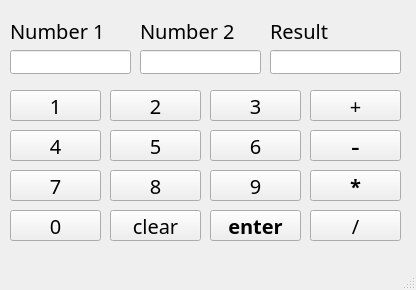
<?xml version="1.0" encoding="UTF-8"?>
<ui version="4.0">
 <class>MainWindow</class>
 <widget class="QMainWindow" name="MainWindow">
  <property name="geometry">
   <rect>
    <x>0</x>
    <y>0</y>
    <width>416</width>
    <height>290</height>
   </rect>
  </property>
  <property name="windowTitle">
   <string>MainWindow</string>
  </property>
  <widget class="QWidget" name="centralwidget">
   <widget class="QLabel" name="labelNum1">
    <property name="geometry">
     <rect>
      <x>10</x>
      <y>10</y>
      <width>101</width>
      <height>41</height>
     </rect>
    </property>
    <property name="font">
     <font>
      <family>Segoe UI Variable Small Semibol</family>
      <pointsize>15</pointsize>
     </font>
    </property>
    <property name="text">
     <string>Number 1</string>
    </property>
   </widget>
   <widget class="QLabel" name="labelNum2">
    <property name="geometry">
     <rect>
      <x>140</x>
      <y>10</y>
      <width>101</width>
      <height>41</height>
     </rect>
    </property>
    <property name="font">
     <font>
      <family>Segoe UI Variable Small Semibol</family>
      <pointsize>15</pointsize>
     </font>
    </property>
    <property name="text">
     <string>Number 2</string>
    </property>
   </widget>
   <widget class="QLabel" name="labelResult">
    <property name="geometry">
     <rect>
      <x>270</x>
      <y>20</y>
      <width>61</width>
      <height>21</height>
     </rect>
    </property>
    <property name="font">
     <font>
      <family>Segoe UI Variable Small Semibol</family>
      <pointsize>15</pointsize>
     </font>
    </property>
    <property name="text">
     <string>Result</string>
    </property>
   </widget>
   <widget class="QLineEdit" name="num1">
    <property name="geometry">
     <rect>
      <x>10</x>
      <y>50</y>
      <width>121</width>
      <height>24</height>
     </rect>
    </property>
   </widget>
   <widget class="QLineEdit" name="num2">
    <property name="geometry">
     <rect>
      <x>140</x>
      <y>50</y>
      <width>121</width>
      <height>24</height>
     </rect>
    </property>
   </widget>
   <widget class="QLineEdit" name="result">
    <property name="geometry">
     <rect>
      <x>270</x>
      <y>50</y>
      <width>131</width>
      <height>24</height>
     </rect>
    </property>
   </widget>
   <widget class="QPushButton" name="N1">
    <property name="geometry">
     <rect>
      <x>10</x>
      <y>90</y>
      <width>91</width>
      <height>31</height>
     </rect>
    </property>
    <property name="font">
     <font>
      <family>Segoe UI Variable Small Semibol</family>
      <pointsize>15</pointsize>
     </font>
    </property>
    <property name="text">
     <string>1</string>
    </property>
   </widget>
   <widget class="QPushButton" name="N4">
    <property name="geometry">
     <rect>
      <x>10</x>
      <y>130</y>
      <width>91</width>
      <height>31</height>
     </rect>
    </property>
    <property name="font">
     <font>
      <family>Segoe UI Variable Small Semibol</family>
      <pointsize>15</pointsize>
     </font>
    </property>
    <property name="text">
     <string>4</string>
    </property>
   </widget>
   <widget class="QPushButton" name="N2">
    <property name="geometry">
     <rect>
      <x>110</x>
      <y>90</y>
      <width>91</width>
      <height>31</height>
     </rect>
    </property>
    <property name="font">
     <font>
      <family>Segoe UI Variable Small Semibol</family>
      <pointsize>15</pointsize>
     </font>
    </property>
    <property name="text">
     <string>2</string>
    </property>
   </widget>
   <widget class="QPushButton" name="N3">
    <property name="geometry">
     <rect>
      <x>210</x>
      <y>90</y>
      <width>91</width>
      <height>31</height>
     </rect>
    </property>
    <property name="font">
     <font>
      <family>Segoe UI Variable Small Semibol</family>
      <pointsize>15</pointsize>
     </font>
    </property>
    <property name="text">
     <string>3</string>
    </property>
   </widget>
   <widget class="QPushButton" name="N5">
    <property name="geometry">
     <rect>
      <x>110</x>
      <y>130</y>
      <width>91</width>
      <height>31</height>
     </rect>
    </property>
    <property name="font">
     <font>
      <family>Segoe UI Variable Small Semibol</family>
      <pointsize>15</pointsize>
     </font>
    </property>
    <property name="text">
     <string>5</string>
    </property>
   </widget>
   <widget class="QPushButton" name="N6">
    <property name="geometry">
     <rect>
      <x>210</x>
      <y>130</y>
      <width>91</width>
      <height>31</height>
     </rect>
    </property>
    <property name="font">
     <font>
      <family>Segoe UI Variable Small Semibol</family>
      <pointsize>15</pointsize>
     </font>
    </property>
    <property name="text">
     <string>6</string>
    </property>
   </widget>
   <widget class="QPushButton" name="N8">
    <property name="geometry">
     <rect>
      <x>110</x>
      <y>170</y>
      <width>91</width>
      <height>31</height>
     </rect>
    </property>
    <property name="font">
     <font>
      <family>Segoe UI Variable Small Semibol</family>
      <pointsize>15</pointsize>
     </font>
    </property>
    <property name="text">
     <string>8</string>
    </property>
   </widget>
   <widget class="QPushButton" name="N9">
    <property name="geometry">
     <rect>
      <x>210</x>
      <y>170</y>
      <width>91</width>
      <height>31</height>
     </rect>
    </property>
    <property name="font">
     <font>
      <family>Segoe UI Variable Small Semibol</family>
      <pointsize>15</pointsize>
     </font>
    </property>
    <property name="text">
     <string>9</string>
    </property>
   </widget>
   <widget class="QPushButton" name="clear">
    <property name="geometry">
     <rect>
      <x>110</x>
      <y>210</y>
      <width>91</width>
      <height>31</height>
     </rect>
    </property>
    <property name="font">
     <font>
      <family>Segoe UI Variable Small Semibol</family>
      <pointsize>15</pointsize>
     </font>
    </property>
    <property name="text">
     <string>clear</string>
    </property>
   </widget>
   <widget class="QPushButton" name="enter">
    <property name="geometry">
     <rect>
      <x>210</x>
      <y>210</y>
      <width>91</width>
      <height>31</height>
     </rect>
    </property>
    <property name="font">
     <font>
      <family>Segoe UI Variable Small Semibol</family>
      <pointsize>15</pointsize>
      <bold>true</bold>
     </font>
    </property>
    <property name="text">
     <string>enter</string>
    </property>
   </widget>
   <widget class="QPushButton" name="add">
    <property name="geometry">
     <rect>
      <x>310</x>
      <y>90</y>
      <width>91</width>
      <height>31</height>
     </rect>
    </property>
    <property name="font">
     <font>
      <family>Segoe UI Variable Small Semibol</family>
      <pointsize>15</pointsize>
     </font>
    </property>
    <property name="text">
     <string>+</string>
    </property>
   </widget>
   <widget class="QPushButton" name="sub">
    <property name="geometry">
     <rect>
      <x>310</x>
      <y>130</y>
      <width>91</width>
      <height>31</height>
     </rect>
    </property>
    <property name="font">
     <font>
      <family>Segoe UI Variable Small Semibol</family>
      <pointsize>20</pointsize>
     </font>
    </property>
    <property name="text">
     <string>-</string>
    </property>
   </widget>
   <widget class="QPushButton" name="mul">
    <property name="geometry">
     <rect>
      <x>310</x>
      <y>170</y>
      <width>91</width>
      <height>31</height>
     </rect>
    </property>
    <property name="font">
     <font>
      <family>Segoe UI Variable Small Semibol</family>
      <pointsize>15</pointsize>
      <bold>true</bold>
     </font>
    </property>
    <property name="text">
     <string>*</string>
    </property>
   </widget>
   <widget class="QPushButton" name="div">
    <property name="geometry">
     <rect>
      <x>310</x>
      <y>210</y>
      <width>91</width>
      <height>31</height>
     </rect>
    </property>
    <property name="font">
     <font>
      <family>Segoe UI Variable Small Semibol</family>
      <pointsize>15</pointsize>
     </font>
    </property>
    <property name="text">
     <string>/</string>
    </property>
   </widget>
   <widget class="QPushButton" name="N0">
    <property name="geometry">
     <rect>
      <x>10</x>
      <y>210</y>
      <width>91</width>
      <height>31</height>
     </rect>
    </property>
    <property name="font">
     <font>
      <family>Segoe UI Variable Small Semibol</family>
      <pointsize>15</pointsize>
     </font>
    </property>
    <property name="text">
     <string>0</string>
    </property>
   </widget>
   <widget class="QPushButton" name="N7">
    <property name="geometry">
     <rect>
      <x>10</x>
      <y>170</y>
      <width>91</width>
      <height>31</height>
     </rect>
    </property>
    <property name="font">
     <font>
      <family>Segoe UI Variable Small Semibol</family>
      <pointsize>15</pointsize>
     </font>
    </property>
    <property name="text">
     <string>7</string>
    </property>
   </widget>
  </widget>
  <widget class="QMenuBar" name="menubar">
   <property name="geometry">
    <rect>
     <x>0</x>
     <y>0</y>
     <width>416</width>
     <height>21</height>
    </rect>
   </property>
  </widget>
  <widget class="QStatusBar" name="statusbar"/>
 </widget>
 <resources/>
 <connections/>
</ui>
